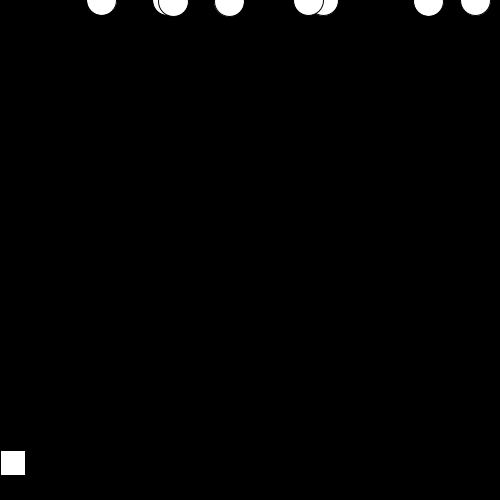
Frame 1 (no input)
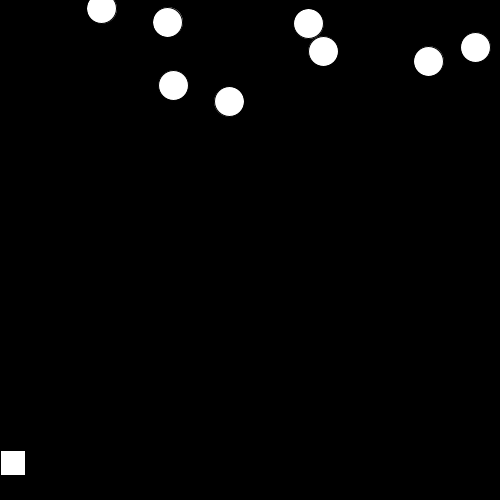
Frame 60 (the mouse pressed at the canvas centre just before this capture)
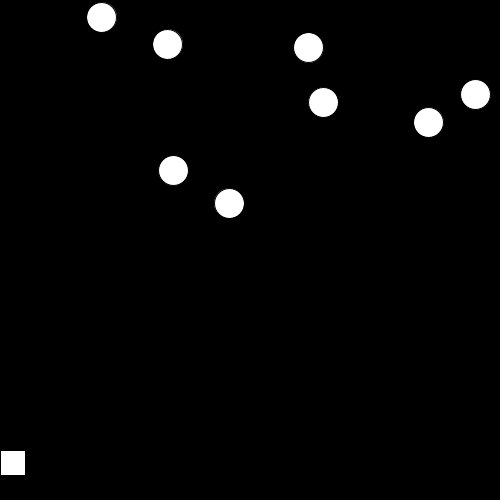
Frame 120 (the mouse held since frame 60 and released just before this capture)

The Processing sketch that drew these frames (run headless with seeded random() and noise(); from frame 60 on, the mouse is pressed at the canvas centre):

// Processing sketch: processing_116657
// ── processing_116657.pde

CircleObject [] circles = new CircleObject[8];
float moveX = 0;
float moveSpeed = 5.0;
float left = 0;
float right = 0;


void setup()
{
  size( 500, 500);
  for (int i = 0; i < 8; i++)
  {
    
    circles[i] = new CircleObject();
    circles[i].x = random(width);
    circles[i].y = 0;
    circles[i].w = 30;
    circles[i].h = 30;
    circles[i].speed = random(0.1, 3);
    
    
    
  }
  
}

void draw()
{
   background(0);
   moveX += (right - left) * moveSpeed;
   rect(moveX, 450, 25, 25);
   
   for (int i = 0; i < 8; i++)
   {
    circles[i].y += circles[i].speed;
    ellipse(circles[i].x, circles[i].y, circles[i].w, circles[i].h);
   }
    
   
}

void keyReleased()
{
  if (key == CODED)
    {
      if (keyCode == LEFT)
      {
        left = 0;
      }
      if (keyCode == RIGHT)
      {
        right = 0;
      }
    }
}

void keyPressed()
{
  if (key == CODED)
    {
      if (keyCode == LEFT)
      {
        left = 1;
      }
      if (keyCode == RIGHT)
      {
        right = 1;
      }
    }
  
}
class CircleObject
{
 float x;
 float y;
 float w;
 float h;
 float speed; 
}
